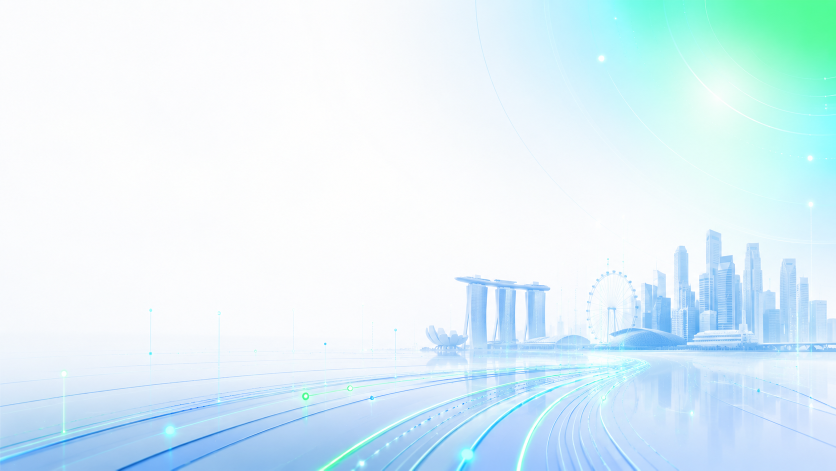
#> input picture bg-1.png, 1672 x 941 px (shown at 1/2 size); its folder holds 4 pictures in this run
$ python gen_bg.py
#> lines starting #> are read from the running program, lines starting #| are printed output that depends on the picture
import os
from PIL import Image

# section key -> source numbered PNG (number-order mapping, light sections only)
MAPPING = {
    "hero": 1,
    "caps": 2,
    "work": 8,
    "approach": 4,
    "about": 7,
    "contact": 6,
}

DESKTOP_MAXW = 1920
MOBILE_MAXW = 828
DESKTOP_Q = 80
MOBILE_Q = 78

here = os.path.dirname(os.path.abspath(__file__))

def load_rgb(num):
#> called with num = 1
    im = Image.open(os.path.join(here, f"bg-{num}.png"))
#> im is the input picture: PIL image 1672x941 RGB; mean R, G, B 221.3, 241.7, 249.3
    if im.mode in ("RGBA", "LA", "P"):
        bg = Image.new("RGB", im.size, (255, 255, 255))
        im = im.convert("RGBA")
        bg.paste(im, mask=im.split()[-1])
        return bg
    return im.convert("RGB")

def scaled(im, maxw):
    if im.width <= maxw:
        return im
    h = round(im.height * maxw / im.width)
    return im.resize((maxw, h), Image.LANCZOS)

for key, num in MAPPING.items():
    src = load_rgb(num)
    d = scaled(src, DESKTOP_MAXW)
    dpath = os.path.join(here, f"bg-{key}.webp")
    d.save(dpath, "WEBP", quality=DESKTOP_Q, method=6)
    m = scaled(src, MOBILE_MAXW)
#> call 2 of scaled, with maxw = 828
#> in scaled (call 2), `return im.resize((maxw, h), Image.LANCZOS)`:
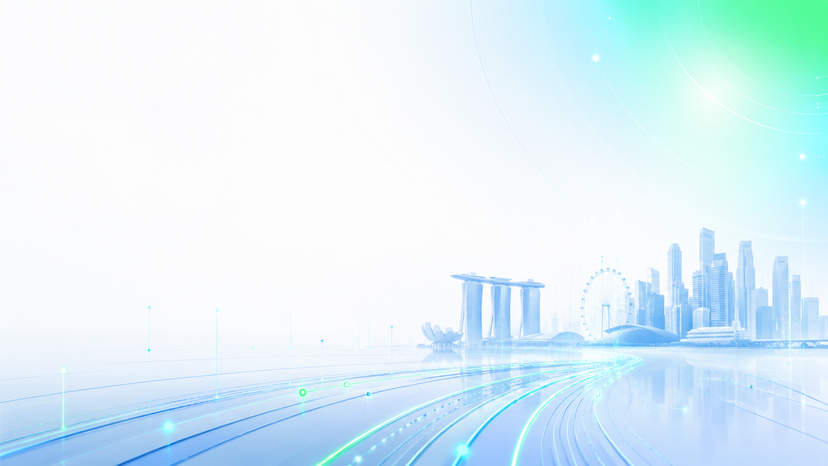
#> returned value: PIL image 828x466 RGB; mean R, G, B 221.3, 241.7, 249.3
    mpath = os.path.join(here, f"bg-{key}-m.webp")
    m.save(mpath, "WEBP", quality=MOBILE_Q, method=6)
    print(f"bg-{num}.png ({src.width}x{src.height})  ->  "
          f"bg-{key}.webp [{d.width}x{d.height}, {os.path.getsize(dpath)//1024}KB]  +  "
          f"bg-{key}-m.webp [{m.width}x{m.height}, {os.path.getsize(mpath)//1024}KB]")
#| bg-1.png (1672x941)  ->  bg-hero.webp [1672x941, 42KB]  +  bg-hero-m.webp [828x466, 13KB]
#> pass 2 of the loop `for key, num in MAPPING.items():`:
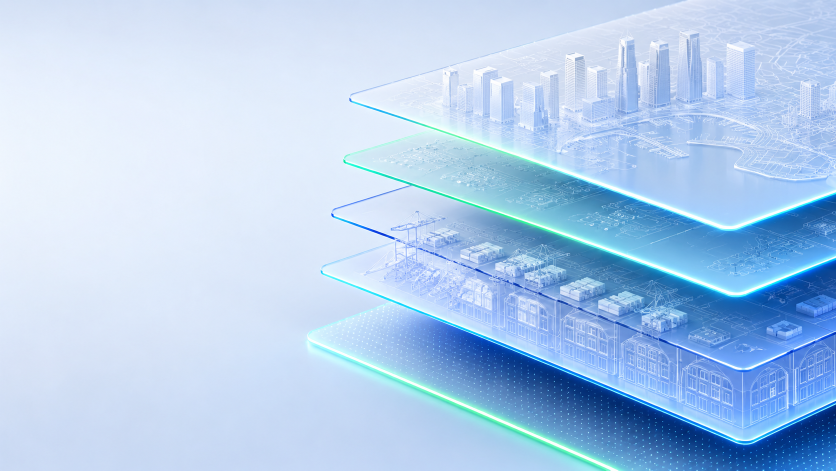
#> input picture bg-2.png, 1672 x 941 px (shown at 1/2 size)
#> in load_rgb, im is the input picture: PIL image 1672x941 RGB; mean R, G, B 178, 205.7, 237
#> in scaled (call 4), `return im.resize((maxw, h), Image.LANCZOS)`:
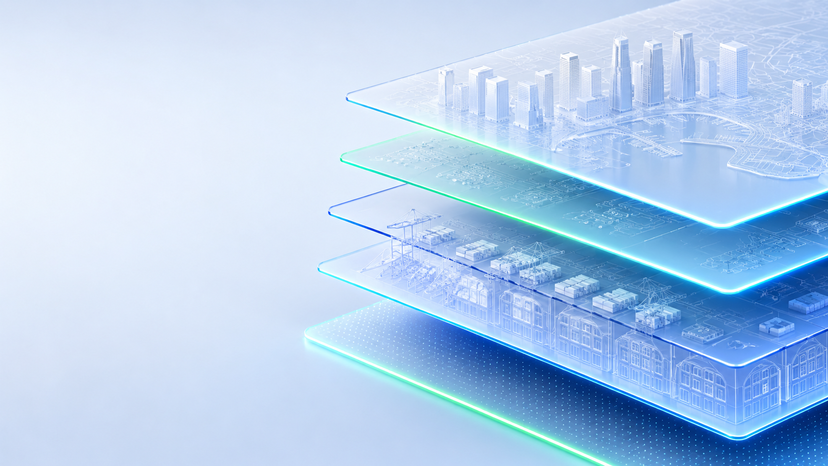
#> returned value: PIL image 828x466 RGB; mean R, G, B 178.1, 205.7, 237
#| bg-2.png (1672x941)  ->  bg-caps.webp [1672x941, 98KB]  +  bg-caps-m.webp [828x466, 28KB]
#> (the run stopped early here; a loop or call above may not have finished)
